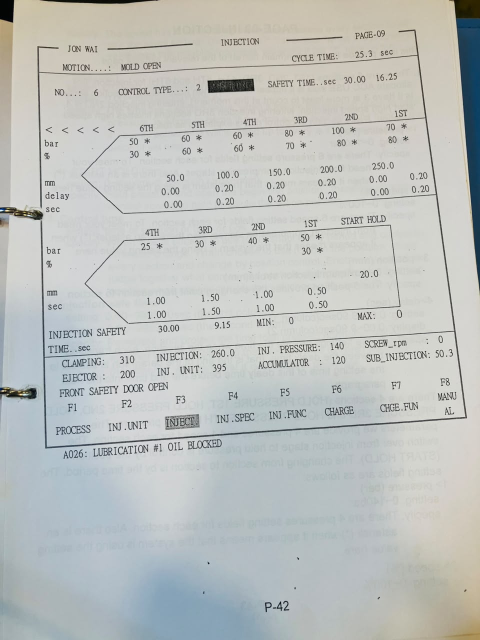
#> input picture example images inluded pdfs/WhatsApp Image 2026-09-14 at 16.17.45.jpeg, 960 x 1280 px (shown at 1/2 size); its folder holds only this picture in this run
$ python -i scanned_table.py   (imports and definitions only)
#> lines starting #> are read from the running program, lines starting #| are printed output that depends on the picture; after the words box and inside, x2 and y2 are one past the last pixel; in counts of white or black regions, pixels touching at a corner belong together
"""
Parts lists printed as ruled tables on scanned or photographed pages - any
language, including Traditional Chinese lists (番號 / 品名 / 型式 / 數量 / 備註).

Measured on a real scanned hydraulic parts list (items 1-124, two tables side by
side, photographed at a slight angle):
- EasyOCR could not read the Chinese names at all and mangled the model codes
  ("KCG-3-250-D-Z-M-U-HL1-10" -> "K[6-3-250-0-7-H1-U-H[1-10");
- the vision model read codes correctly, but only from slices that contained
  whole columns - given a slice cut off mid-column it invented rows;
- each table was tilted ~1.9 deg, so rows drift into each other unless the
  table is straightened first.

So the table's own ruling lines drive everything: the table is straightened
from its rule lines, every row and column boundary is measured, vision reads
exact row slices (with the header on top so it knows the columns), and each
row's ref, code and quantity are read a second time by OCR from their own cell.
A row is confirmed only when both readings agree. Chinese names get an English
translation added for search, marked as a translation.
"""
import base64
import re
from dataclasses import dataclass
from typing import Optional

import cv2
import numpy as np

from unified_rag.ai_client import chat_json, MODEL_VISION, MODEL_CHAT_LIGHT
from services.llm_json import loads_tolerant
from services.parts_list import PartRow, PartsList, QTY_PATTERN, clean

SLICE_ROWS = 10
MIN_SLICE_ROWS = 3
MIN_ROW_RULES = 6
MIN_COL_RULES = 3
VISION_SCALE = 2.0            # slices are enlarged before the vision read

ROLE_WORDS = {
    "ref": ["番號", "番号", "項次", "项次", "序號", "序号", "編號", "编号", "no", "ref", "item", "件號", "件号"],
    "name": ["品名", "名稱", "名称", "零件名", "description", "name", "part name"],
    "model": ["型式", "型號", "型号", "規格", "规格", "part number", "part no", "model", "code", "p/n"],
    "qty": ["數量", "数量", "qty", "quantity", "q'ty"],
    "remarks": ["備註", "备注", "備考", "remarks", "remark", "note"],
}


@dataclass
class Table:
    image: np.ndarray        # straightened crop of the table
    rows: list               # y of each horizontal rule, top to bottom
    cols: list               # x of each vertical rule, left to right
    box: tuple               # (x, y, w, h) on the page image


# ── Grid ─────────────────────────────────────────────────────────────────────

def _masks(img: np.ndarray) -> tuple:
    gray = cv2.cvtColor(img, cv2.COLOR_BGR2GRAY)
    bw = cv2.adaptiveThreshold(gray, 255, cv2.ADAPTIVE_THRESH_MEAN_C, cv2.THRESH_BINARY_INV, 35, 15)
    h = cv2.morphologyEx(bw, cv2.MORPH_OPEN, cv2.getStructuringElement(cv2.MORPH_RECT, (max(40, img.shape[1] // 12), 1)))
    v = cv2.morphologyEx(bw, cv2.MORPH_OPEN, cv2.getStructuringElement(cv2.MORPH_RECT, (1, max(30, img.shape[0] // 40))))
    return h, v


# [10 lines left out: function _strokes, not called in this run]


def find_tables(page_img: np.ndarray) -> list:
    """Ruled tables on the page, each straightened, with row and column rules.
    A drawing frame is also a rectangle of lines; it is not a table because it
    has almost no internal rules."""
    H, W = page_img.shape[:2]
    h, v = _masks(page_img)
    grid = cv2.dilate(cv2.bitwise_or(h, v), np.ones((5, 5), np.uint8))
    contours, _ = cv2.findContours(grid, cv2.RETR_EXTERNAL, cv2.CHAIN_APPROX_SIMPLE)
    tables = []
    for c in contours:
        x, y, w, hh = cv2.boundingRect(c)
        if w * hh < 0.01 * W * H or w < 120 or hh < 120:
            continue
        # Generous margin: on a bent sheet the table's edge curves outside its
        # bounding box, and a tight crop cut the item numbers off the top rows.
        pad = max(12, int(0.04 * w))
        crop = page_img[max(0, y - pad):y + hh + pad, max(0, x - pad):x + w + pad]
        hm, _ = _masks(crop)
        slopes = [np.polyfit(xs, ys, 1)[0] for xs, ys in _strokes(hm, True, 0.5 * crop.shape[1]) if len(xs) > 50]
        if len(slopes) < MIN_ROW_RULES:
            continue
        angle = float(np.degrees(np.arctan(np.median(slopes))))
        ch, cw = crop.shape[:2]
        straight = cv2.warpAffine(crop, cv2.getRotationMatrix2D((cw / 2, ch / 2), angle, 1.0), (cw, ch),
                                  borderValue=(255, 255, 255))
        # Levelling the rows is not enough: on a real scanned list the vertical
        # rules still leaned ~2 deg with the horizontal rules level (the sheet
        # was sheared, not just rotated). Over a 2100 px table that moved the
        # measured column lines ~37 px off the real ones at the top rows, so
        # every cell read landed in the wrong column. Shear the columns upright.
        _, vm = _masks(straight)
        leans = [np.polyfit(ys, xs, 1)[0] for xs, ys in _strokes(vm, False, 0.4 * ch) if len(ys) > 50]
        if leans:
            k = float(np.median(leans))
            if abs(k) > 0.002:
                shear = np.float32([[1, -k, k * ch / 2], [0, 1, 0]])
                straight = cv2.warpAffine(straight, shear, (cw, ch), borderValue=(255, 255, 255))
        hm2, vm2 = _masks(straight)
        rows = sorted(int(np.mean(ys)) for xs, ys in _strokes(hm2, True, 0.5 * cw))
        cols = sorted(int(np.mean(xs)) for xs, ys in _strokes(vm2, False, 0.4 * ch))
        # Merge double rules (a thick header underline scans as two lines): any
        # rule closer to the previous than 60% of a row is the same rule. Left
        # unmerged it added a phantom row, so 56 real items met "57 rows".
        gap = np.median(np.diff(rows)) if len(rows) > 2 else 0
        rows = [r for i, r in enumerate(rows) if i == 0 or r - rows[i - 1] > max(8, 0.6 * gap)]
        cols = [c2 for i, c2 in enumerate(cols) if i == 0 or c2 - cols[i - 1] > 8]
        if len(rows) < MIN_ROW_RULES or len(cols) < MIN_COL_RULES - 1:
            continue
        # A missing outer border (faint on the scan, or cut by the crop) is added
        # only when there is actual text beyond the outermost rule. Adding it on
        # extent alone created a phantom empty column on both real tables.
        body = (straight[rows[0]:rows[-1], :].min(axis=2) < 128)
        def has_text(x0, x1):
            return x1 - x0 > 6 and body[:, x0:x1].mean() > 0.01
        if cols[0] > 25 and has_text(0, cols[0] - 4):
            cols = [max(0, int(np.argmax(body.any(axis=0))) - 2)] + cols
        if cw - cols[-1] > 25 and has_text(cols[-1] + 4, cw):
            cols = cols + [min(cw - 1, int(cw - np.argmax(body.any(axis=0)[::-1])) + 2)]
        tables.append(Table(image=straight, rows=rows, cols=cols, box=(x, y, w, hh)))
    return sorted(tables, key=lambda t: (t.box[0], t.box[1]))


# ── Readers ──────────────────────────────────────────────────────────────────

# [118 lines left out: functions _vision, _numbered_header, _roles_from_headers, _roles_from_content, _column_roles, _cell and 1 more, not called in this run]


def _fold(code: str) -> str:
    code = re.sub(r"[^A-Z0-9]", "", (code or "").upper())
    return code.replace("O", "0").replace("I", "1").replace("Q", "0")


# [16 lines left out: function _read_slice, not called in this run]


SLICE_STEP = 5          # half of SLICE_ROWS: every row falls inside two bands


# [40 lines left out: functions _slice_read, _agree, not called in this run]


_LOOKALIKE = str.maketrans({"Z": "2", "O": "0", "D": "0", "Q": "0", "I": "1", "L": "1", "S": "5", "B": "8", "G": "6"})


# [124 lines left out: functions _flag_lookalike_codes, read_parts_table, not called in this run]


# ── Translation ──────────────────────────────────────────────────────────────

_CJK = re.compile(r"[㐀-鿿]")


# [37 lines left out: functions add_translations, read_scanned_parts_lists, not called in this run]

>>> import cv2
>>> picture = cv2.imread('../../example images inluded pdfs/WhatsApp Image 2026-09-14 at 16.17.45.jpeg')
#> picture is the input picture: shape (1280, 960, 3); mean B, G, R 189.8, 192.2, 188.9
>>> result = find_tables(picture)
#> in _masks, `gray = cv2.cvtColor(img, cv2.COLOR_BGR2GRAY)`:
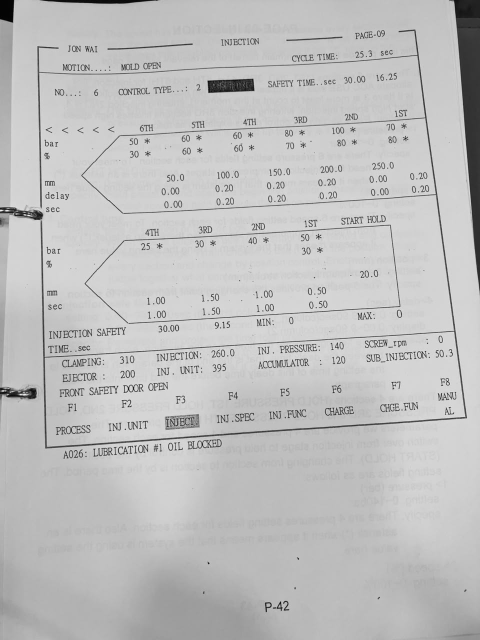
#> gray: shape (1280, 960) (shown at 1/2 size); min 0, max 251, mean 190.9
#> in _masks, `bw = cv2.adaptiveThreshold(gray, 255, cv2.ADAPTIVE_THRESH_MEAN_C, cv2...`:
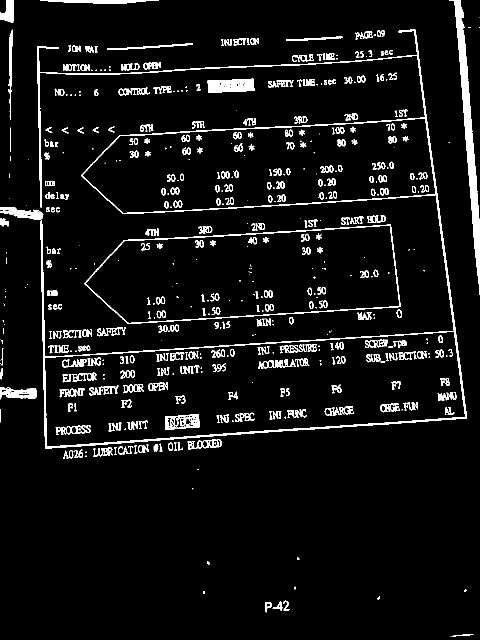
#> bw: shape (1280, 960) (shown at 1/2 size); 5.9% white; 563 white regions (188 under 20 px), largest, box (x1, y1, x2, y2) and area: (74, 59, 934, 897) 15864, (898, 0, 960, 590) 7475, (169, 449, 801, 648) 3278
#> in _masks, `h = cv2.morphologyEx(bw, cv2.MORPH_OPEN, cv2.getStructuringElement(cv2..`:
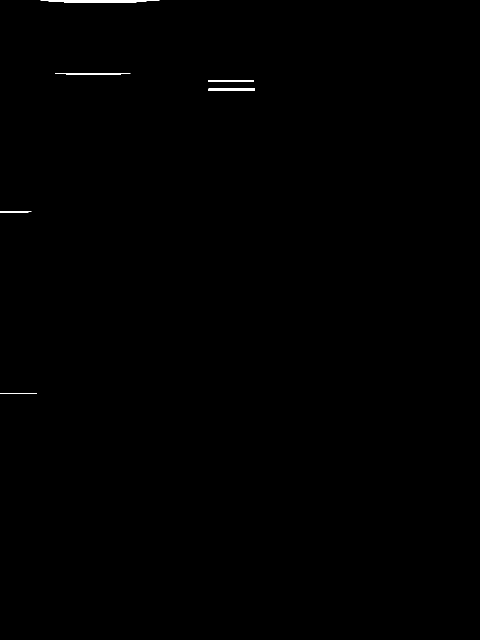
#> h: shape (1280, 960) (shown at 1/2 size); 0.19% white; 6 white regions, box (x1, y1, x2, y2) and area: (81, 0, 319, 6) 1071, (417, 177, 510, 182) 465, (416, 161, 508, 164) 276, (110, 147, 261, 149) 261, (0, 423, 63, 426) 168, (0, 786, 74, 788) 115
#> in _masks, `v = cv2.morphologyEx(bw, cv2.MORPH_OPEN, cv2.getStructuringElement(cv2..`:
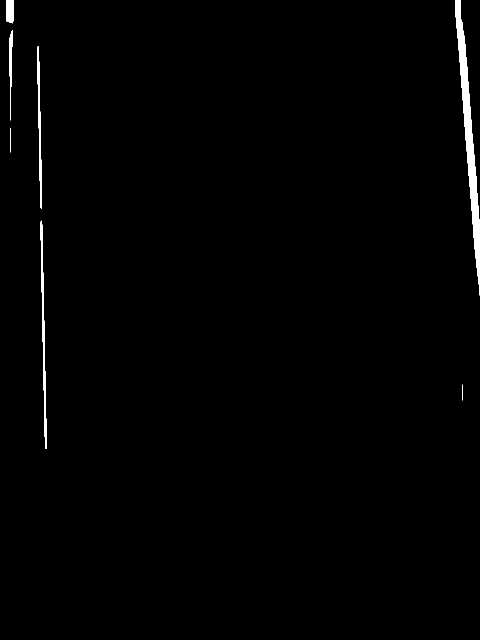
#> v: shape (1280, 960) (shown at 1/2 size); 0.94% white; 7 white regions, largest, box (x1, y1, x2, y2) and area: (910, 0, 960, 591) 7348, (81, 441, 93, 898) 1706, (75, 93, 84, 417) 1200
#> in find_tables, `grid = cv2.dilate(cv2.bitwise_or(h, v), np.ones((5, 5), np.uint8))`:
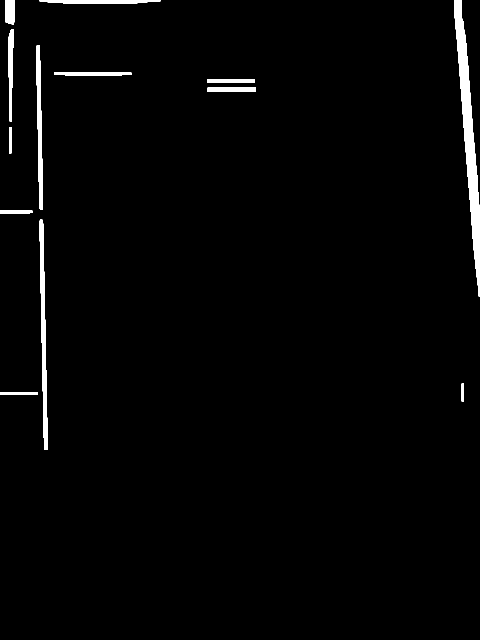
#> grid: shape (1280, 960) (shown at 1/2 size); 1.9% white; 13 white regions
#> in find_tables, `contours, _ = cv2.findContours(grid, cv2.RETR_EXTERNAL, cv2.CHAIN_APPR..`: contours = 13 contours; largest, box (x1, y1, x2, y2) and area: (908, 0, 960, 593) 8994, (79, 439, 95, 900) 3132, (73, 91, 86, 419) 2214, (79, 0, 321, 8) 1335, (17, 58, 27, 243) 1128
#> the loop in find_tables, `for c in contours:` made 13 passes
#> (x, y, w, hh) on passes 1, 3, 4, 8, 9, 10, 11, 12: (0, 784, 76, 6), (79, 439, 16, 461), (0, 421, 65, 7), (108, 145, 155, 6), (73, 91, 13, 328), (17, 58, 10, 185), (908, 0, 52, 593), (79, 0, 242, 8)
#> after the loop in find_tables, `for c in contours:`: tables = []
#> result = []

$ run again, on example images inluded pdfs/WhatsApp Image 2026-09-14 at 16.17.46.jpeg
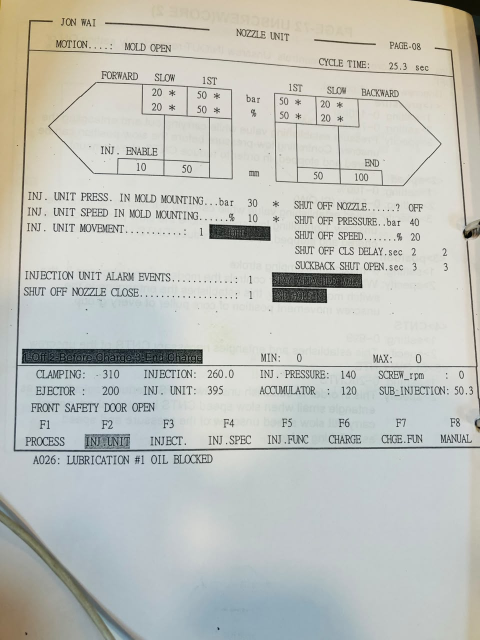
#> input picture example images inluded pdfs/WhatsApp Image 2026-09-14 at 16.17.46.jpeg, 960 x 1280 px (shown at 1/2 size)
#> picture is the input picture: shape (1280, 960, 3); mean B, G, R 187.9, 193.9, 191.9
#> in _masks, `bw = cv2.adaptiveThreshold(gray, 255, cv2.ADAPTIVE_THRESH_MEAN_C, cv2...`:
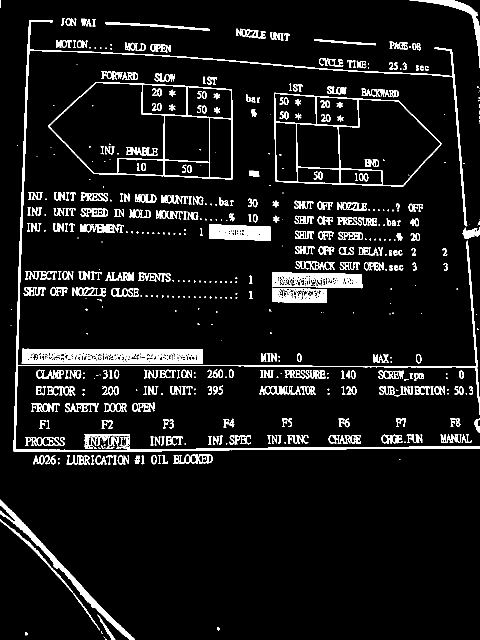
#> bw: shape (1280, 960) (shown at 1/2 size); 7.6% white; 608 white regions (252 under 20 px), largest, box (x1, y1, x2, y2) and area: (27, 40, 960, 904) 13525, (43, 697, 406, 728) 8129, (0, 999, 270, 1280) 4027
#> h: shape (1280, 960); 0.89% white; 16 white regions, largest, box (x1, y1, x2, y2) and area: (28, 893, 960, 903) 3491, (45, 698, 407, 705) 2170, (33, 730, 956, 734) 1463
#> v: shape (1280, 960); 0.71% white; 17 white regions (1 under 20 px), largest, box (x1, y1, x2, y2) and area: (28, 41, 60, 904) 3402, (903, 100, 931, 453) 1224, (935, 483, 957, 799) 1003
#> grid: shape (1280, 960); 3.8% white; 25 white regions
#> contours = 25 contours; largest, box (x1, y1, x2, y2) and area: (26, 39, 960, 906) 21510, (43, 696, 409, 707) 3339, (901, 98, 933, 455) 2403, (543, 545, 727, 553) 1136, (417, 470, 544, 481) 1103
#> the loop in find_tables, `for c in contours:` made 25 passes
#> (x, y, w, hh) on passes 2, 3, 4, 5, 6, 7, 9, 10: (43, 696, 366, 11), (543, 600, 114, 7), (587, 570, 141, 7), (543, 545, 184, 8), (417, 470, 127, 11), (417, 450, 127, 8), (197, 315, 91, 37), (674, 250, 9, 122)
#> after the loop in find_tables, `for c in contours:`:
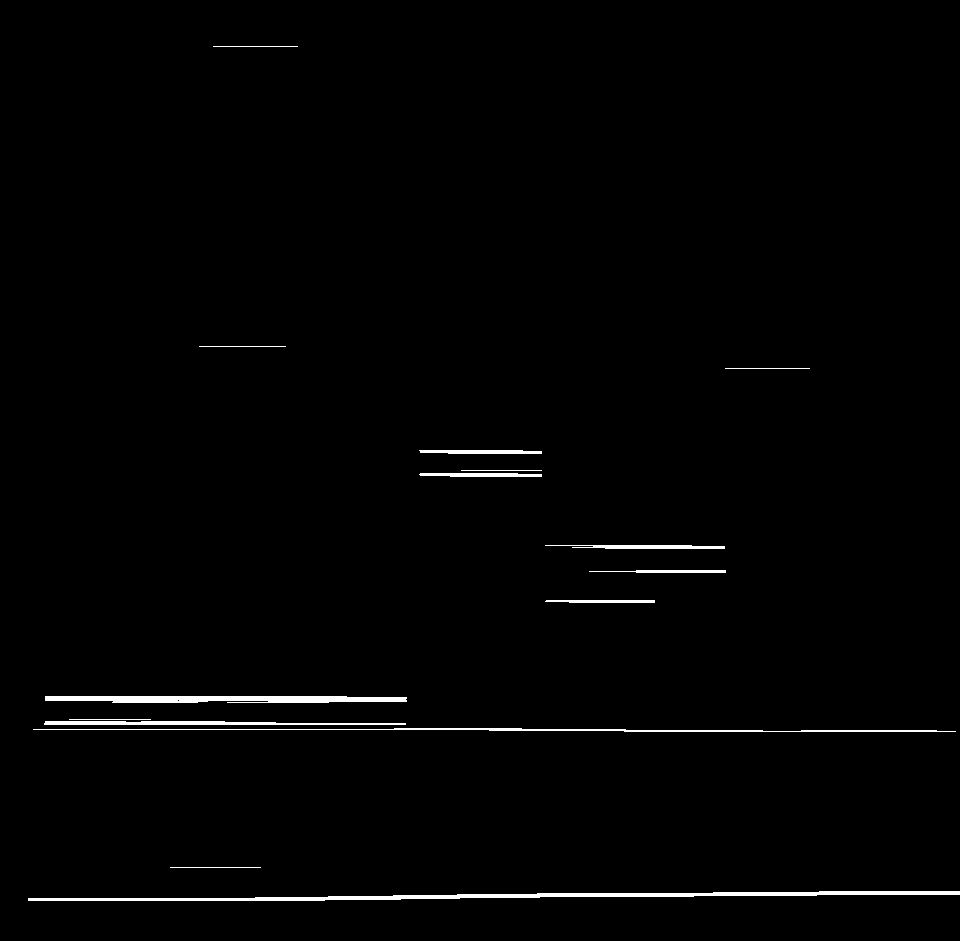
#> hm: shape (941, 960); 1.2% white; 15 white regions, largest, box (x1, y1, x2, y2) and area: (28, 891, 960, 901) 3491, (45, 696, 407, 703) 2170, (33, 728, 956, 732) 1463
#> after the loop in find_tables, `for c in contours:`: tables = []

$ run again, on example images inluded pdfs/WhatsApp Image 2026-09-14 at 16.17.46 (1).jpeg
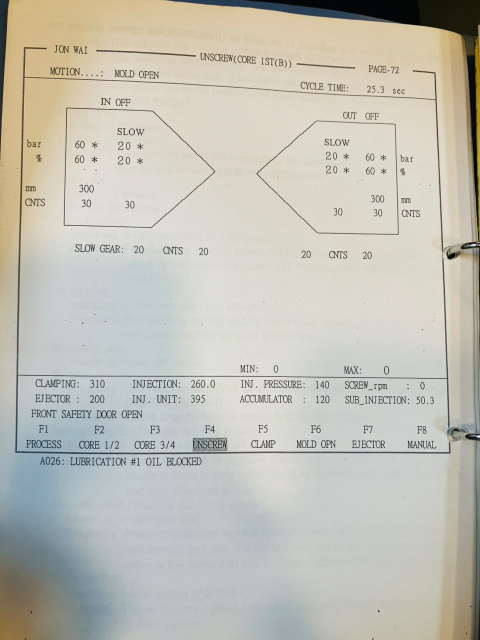
#> input picture example images inluded pdfs/WhatsApp Image 2026-09-14 at 16.17.46 (1).jpeg, 960 x 1280 px (shown at 1/2 size)
#> picture is the input picture: shape (1280, 960, 3); mean B, G, R 181.4, 191.6, 192.6
#> in _masks, `bw = cv2.adaptiveThreshold(gray, 255, cv2.ADAPTIVE_THRESH_MEAN_C, cv2...`:
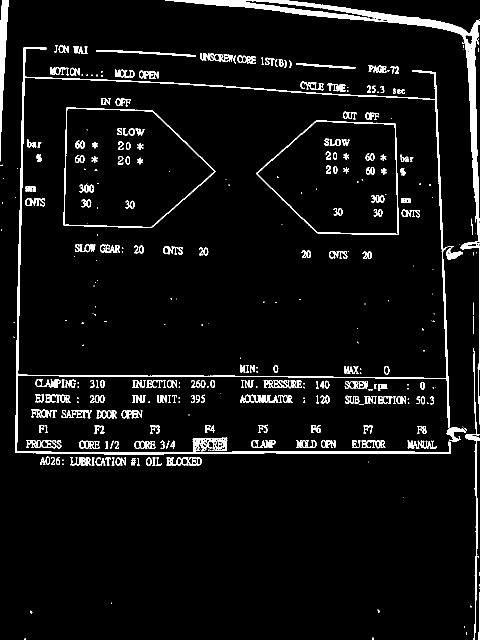
#> bw: shape (1280, 960) (shown at 1/2 size); 5.3% white; 405 white regions (151 under 20 px), largest, box (x1, y1, x2, y2) and area: (330, 0, 960, 740) 13641, (30, 94, 901, 909) 12939, (0, 0, 18, 323) 2469
#> h: shape (1280, 960); 0.75% white; 9 white regions, largest, box (x1, y1, x2, y2) and area: (31, 903, 902, 909) 3134, (331, 0, 580, 14) 1803, (33, 750, 898, 757) 1551
#> v: shape (1280, 960); 1.2% white; 12 white regions, largest, box (x1, y1, x2, y2) and area: (933, 42, 959, 485) 4391, (31, 95, 50, 907) 3136, (0, 0, 16, 324) 2452
#> grid: shape (1280, 960); 4.1% white; 14 white regions
#> contours = 14 contours; largest, box (x1, y1, x2, y2) and area: (29, 93, 904, 911) 20212, (931, 40, 960, 487) 5956, (0, 0, 18, 326) 2914, (329, 0, 582, 16) 2354, (948, 872, 957, 1269) 2109
#> the loop in find_tables, `for c in contours:` made 14 passes
#> (x, y, w, hh) on passes 1, 2, 3, 5, 10, 11, 12, 13: (956, 1183, 4, 97), (948, 872, 9, 397), (945, 701, 8, 144), (954, 490, 6, 345), (931, 40, 29, 447), (747, 33, 162, 19), (563, 21, 156, 14), (329, 0, 253, 16)
#> after the loop in find_tables, `for c in contours:`:
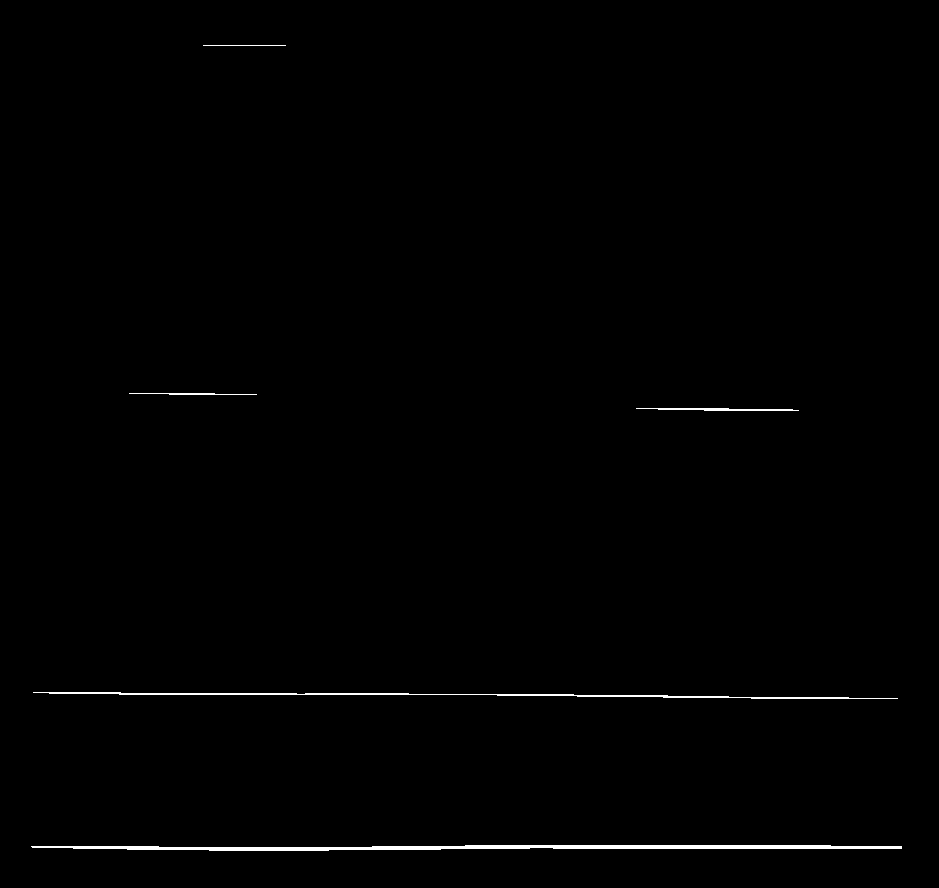
#> hm: shape (888, 939); 0.63% white; 5 white regions, box (x1, y1, x2, y2) and area: (31, 845, 902, 851) 3134, (33, 692, 898, 699) 1551, (636, 408, 799, 411) 323, (129, 393, 257, 395) 174, (203, 45, 286, 46) 83
#> after the loop in find_tables, `for c in contours:`: tables = []
